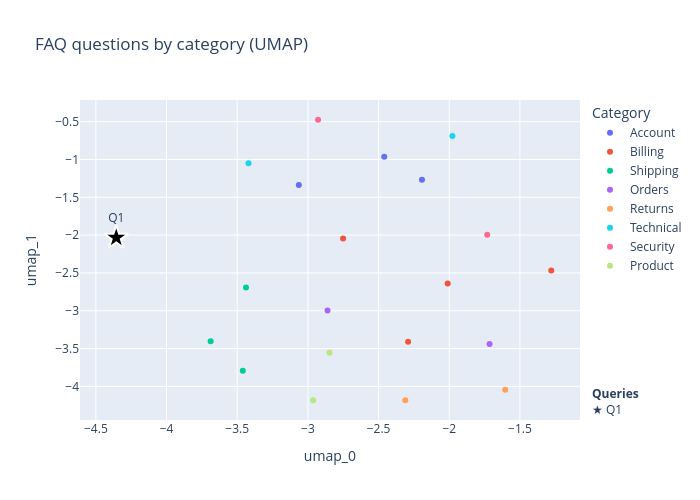

Notebook cell for this chart:
### Code cell
viz_queries = ["How can I get my money back?"]                               # add or edit queries to see where each lands
viz_qvecs   = encode_texts(model, viz_queries, Objective.QUERY, **enc)
projection  = UMAPProjection()                                               # VISUALIZE: 2 components, cosine metric
df_proj     = projection.to_frame(doc_vecs, labels=df_faq["category"]).assign(question=df_faq["question"].tolist())
df_query    = (
    pd.DataFrame(projection.transform(viz_qvecs), columns=["umap_0", "umap_1"])    # projected into the fitted space; doesn't move the other points
    .assign(question=viz_queries, tag=[f"Q{i}" for i in range(1, len(viz_queries) + 1)])
)
fig = plot_scatter(df_proj, x="umap_0", y="umap_1", color="label", hover_cols=["question"], title="FAQ questions by category (UMAP)", legend_title="Category")
fig = highlight_points(fig, df_query, x="umap_0", y="umap_1", name_col="tag", hover_col="question", group="Queries")
fig.show()
display(df_query[["tag", "question"]])                                       # full query text lives here and on hover, not in the legend
print(projection.get_parameters())

### Figure 1 — Plotly figure (JSON) as saved in the notebook; plotly's stock layout.template omitted (floating-point values rounded to 4 significant figures)
{"data": [{"customdata": [["How do I reset my password?"], ["How do I update my profile information?"], ["How do I delete my account?"]], "hovertemplate": "label=Account<br>umap_0=%{x}<br>umap_1=%{y}<br>question=%{customdata[0]}<extra></extra>", "legendgroup": "Account", "marker": {"color": "#636efa", "symbol": "circle"}, "mode": "markers", "name": "Account", "orientation": "v", "showlegend": true, "type": "scatter", "x": [-2.193, -2.46, -3.064], "xaxis": "x", "y": [-1.268, -0.9624, -1.338], "yaxis": "y"}, {"customdata": [["What's your refund policy?"], ["How do I cancel my subscription?"], ["What payment methods do you accept?"], ["Why was I charged twice?"]], "hovertemplate": "label=Billing<br>umap_0=%{x}<br>umap_1=%{y}<br>question=%{customdata[0]}<extra></extra>", "legendgroup": "Billing", "marker": {"color": "#EF553B", "symbol": "circle"}, "mode": "markers", "name": "Billing", "orientation": "v", "showlegend": true, "type": "scatter", "x": [-2.291, -2.751, -2.011, -1.279], "xaxis": "x", "y": [-3.411, -2.043, -2.639, -2.469], "yaxis": "y"}, {"customdata": [["How long does shipping take?"], ["Do you ship internationally?"], ["What if my package is lost or damaged?"]], "hovertemplate": "label=Shipping<br>umap_0=%{x}<br>umap_1=%{y}<br>question=%{customdata[0]}<extra></extra>", "legendgroup": "Shipping", "marker": {"color": "#00cc96", "symbol": "circle"}, "mode": "markers", "name": "Shipping", "orientation": "v", "showlegend": true, "type": "scatter", "x": [-3.688, -3.461, -3.438], "xaxis": "x", "y": [-3.404, -3.793, -2.692], "yaxis": "y"}, {"customdata": [["How can I track my order?"], ["Can I change or cancel an order after placing it?"]], "hovertemplate": "label=Orders<br>umap_0=%{x}<br>umap_1=%{y}<br>question=%{customdata[0]}<extra></extra>", "legendgroup": "Orders", "marker": {"color": "#ab63fa", "symbol": "circle"}, "mode": "markers", "name": "Orders", "orientation": "v", "showlegend": true, "type": "scatter", "x": [-2.861, -1.715], "xaxis": "x", "y": [-2.995, -3.439], "yaxis": "y"}, {"customdata": [["What is your return policy?"], ["How do I initiate a return?"]], "hovertemplate": "label=Returns<br>umap_0=%{x}<br>umap_1=%{y}<br>question=%{customdata[0]}<extra></extra>", "legendgroup": "Returns", "marker": {"color": "#FFA15A", "symbol": "circle"}, "mode": "markers", "name": "Returns", "orientation": "v", "showlegend": true, "type": "scatter", "x": [-2.311, -1.604], "xaxis": "x", "y": [-4.183, -4.046], "yaxis": "y"}, {"customdata": [["The app keeps crashing, what should I do?"], ["How do I enable two-factor authentication?"]], "hovertemplate": "label=Technical<br>umap_0=%{x}<br>umap_1=%{y}<br>question=%{customdata[0]}<extra></extra>", "legendgroup": "Technical", "marker": {"color": "#19d3f3", "symbol": "circle"}, "mode": "markers", "name": "Technical", "orientation": "v", "showlegend": true, "type": "scatter", "x": [-3.42, -1.978], "xaxis": "x", "y": [-1.051, -0.6886], "yaxis": "y"}, {"customdata": [["Is my payment information secure?"], ["How do I report suspicious account activity?"]], "hovertemplate": "label=Security<br>umap_0=%{x}<br>umap_1=%{y}<br>question=%{customdata[0]}<extra></extra>", "legendgroup": "Security", "marker": {"color": "#FF6692", "symbol": "circle"}, "mode": "markers", "name": "Security", "orientation": "v", "showlegend": true, "type": "scatter", "x": [-1.731, -2.928], "xaxis": "x", "y": [-1.996, -0.4746], "yaxis": "y"}, {"customdata": [["Do you offer a warranty on products?"], ["How do I find my product's serial number?"]], "hovertemplate": "label=Product<br>umap_0=%{x}<br>umap_1=%{y}<br>question=%{customdata[0]}<extra></extra>", "legendgroup": "Product", "marker": {"color": "#B6E880", "symbol": "circle"}, "mode": "markers", "name": "Product", "orientation": "v", "showlegend": true, "type": "scatter", "x": [-2.963, -2.847], "xaxis": "x", "y": [-4.182, -3.556], "yaxis": "y"}, {"hovertext": "How can I get my money back?", "marker": {"color": "black", "line": {"color": "white", "width": 2}, "size": 18, "symbol": "star"}, "mode": "markers+text", "name": "Q1", "showlegend": false, "text": ["Q1"], "textposition": "top center", "type": "scatter", "x": [-4.356], "y": [-2.035]}], "layout": {"annotations": [{"align": "left", "showarrow": false, "text": "<b>Queries</b><br>★ Q1", "x": 1.02, "xanchor": "left", "xref": "paper", "y": 0, "yanchor": "bottom", "yref": "paper"}], "height": 500, "legend": {"title": {"text": "Category"}, "tracegroupgap": 0, "x": 1.02, "xanchor": "left", "y": 1, "yanchor": "top"}, "margin": {"r": 120}, "title": {"text": "FAQ questions by category (UMAP)"}, "width": 700, "xaxis": {"anchor": "y", "domain": [0, 1], "title": {"text": "umap_0"}}, "yaxis": {"anchor": "x", "domain": [0, 1], "title": {"text": "umap_1"}}}}
